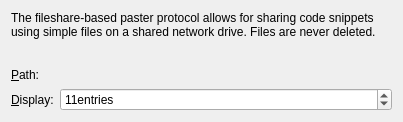
<?xml version="1.0" encoding="UTF-8"?>
<ui version="4.0">
 <class>CodePaster::FileShareProtocolSettingsWidget</class>
 <widget class="QWidget" name="CodePaster::FileShareProtocolSettingsWidget">
  <property name="geometry">
   <rect>
    <x>0</x>
    <y>0</y>
    <width>403</width>
    <height>122</height>
   </rect>
  </property>
  <property name="windowTitle">
   <string>Form</string>
  </property>
  <layout class="QFormLayout" name="formLayout">
   <property name="fieldGrowthPolicy">
    <enum>QFormLayout::AllNonFixedFieldsGrow</enum>
   </property>
   <item row="0" column="0" colspan="2">
    <widget class="QLabel" name="helpLabel">
     <property name="text">
      <string>The fileshare-based paster protocol allows for sharing code snippets using simple files on a shared network drive. Files are never deleted.</string>
     </property>
     <property name="wordWrap">
      <bool>true</bool>
     </property>
    </widget>
   </item>
   <item row="2" column="0">
    <widget class="QLabel" name="pathLabel">
     <property name="text">
      <string>&amp;Path:</string>
     </property>
     <property name="buddy">
      <cstring>pathChooser</cstring>
     </property>
    </widget>
   </item>
   <item row="2" column="1">
    <widget class="Utils::PathChooser" name="pathChooser" native="true"/>
   </item>
   <item row="3" column="0">
    <widget class="QLabel" name="displayCountLabel">
     <property name="text">
      <string>&amp;Display:</string>
     </property>
     <property name="buddy">
      <cstring>displayCountSpinBox</cstring>
     </property>
    </widget>
   </item>
   <item row="3" column="1">
    <widget class="QSpinBox" name="displayCountSpinBox">
     <property name="suffix">
      <string>entries</string>
     </property>
     <property name="minimum">
      <number>2</number>
     </property>
     <property name="maximum">
      <number>100</number>
     </property>
     <property name="value">
      <number>11</number>
     </property>
    </widget>
   </item>
   <item row="1" column="0">
    <spacer name="verticalSpacer">
     <property name="orientation">
      <enum>Qt::Vertical</enum>
     </property>
     <property name="sizeHint" stdset="0">
      <size>
       <width>20</width>
       <height>5</height>
      </size>
     </property>
    </spacer>
   </item>
  </layout>
 </widget>
 <customwidgets>
  <customwidget>
   <class>Utils::PathChooser</class>
   <extends>QWidget</extends>
   <header location="global">utils/pathchooser.h</header>
   <container>1</container>
   <slots>
    <signal>editingFinished()</signal>
    <signal>browsingFinished()</signal>
   </slots>
  </customwidget>
 </customwidgets>
 <resources/>
 <connections/>
</ui>
